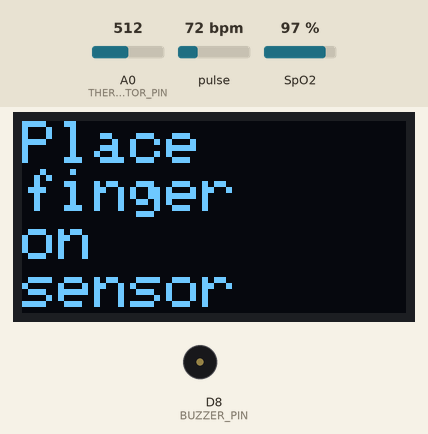
A sketch run on a simulated ESP8266 (NodeMCU). On the bench: 128×64 one-colour display, buzzer (waves = sounding, pin HIGH). The test bench sets the inputs (shaded band); at power-on: pulse 72 bpm, A0 (THERMISTOR_PIN) = 512, SpO2 97 %. WiFi joins after 1.5 s; servers stay silent unless stated; uploads are accepted with an empty reply; what the sketch prints to the serial monitor is not drawn.

Above: at 4.7 s.
4.8 s: pulse set to 42 bpm
At 8.1 s:
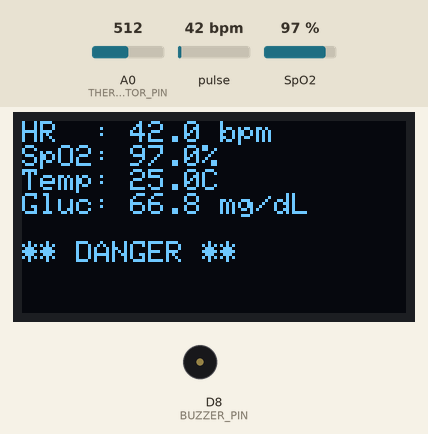
11.4 s: A0 (THERMISTOR_PIN) set to 716
At 14.0 s:
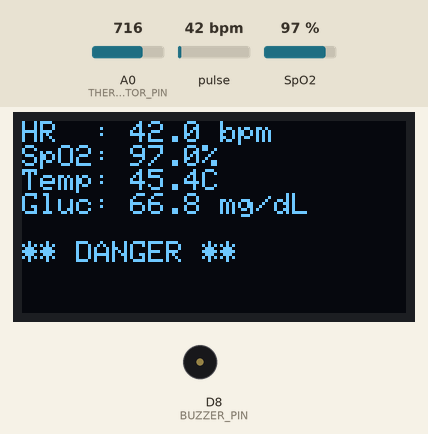
18.0 s: SpO2 set to 80 %
At 20.9 s:
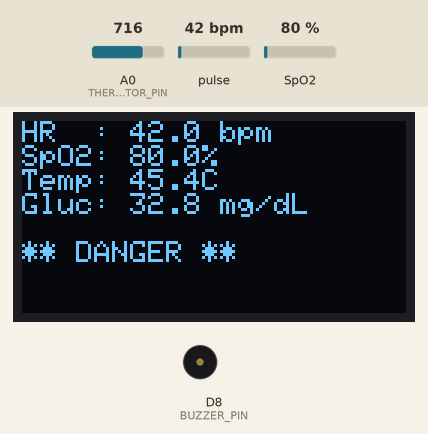
24.5 s: A0 (THERMISTOR_PIN) set to 900
At 26.9 s:
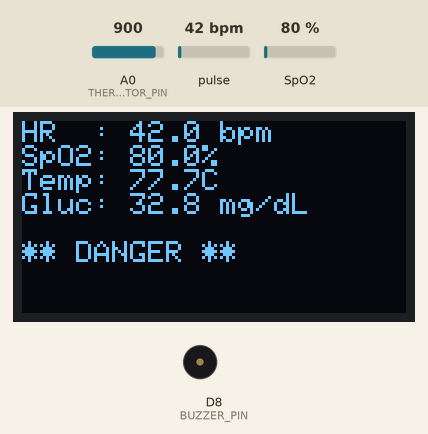
31.2 s: pulse set to 70 bpm
At 33.7 s:
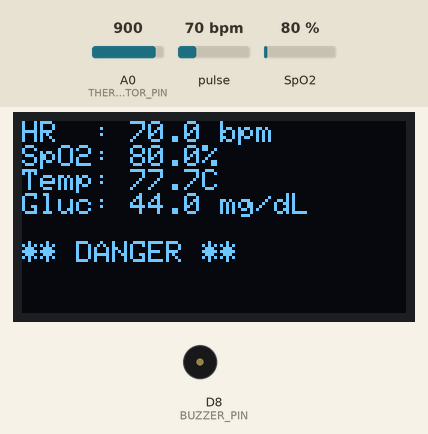
37.6 s: A0 (THERMISTOR_PIN) set to 1023
At 40.9 s:
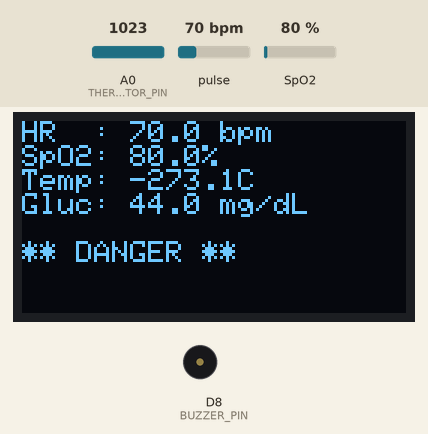
Timing chart, 0 to 44.4 s (numbered marks = the images above; inputs shaded):
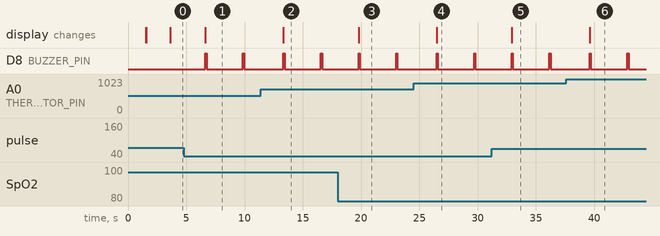

Measured:
- after the input at 4.8 s, the display: changes after 1.8 s (image 1)
- after the input at 11.4 s, the display: changes after 1.9 s (image 2)
- after the input at 18.0 s, the display: changes after 1.8 s (image 3)
- after the input at 24.5 s, the display: changes after 2.0 s (image 4)
- after the input at 31.2 s, the display: changes after 1.7 s (image 5)
- after the input at 37.6 s, the display: changes after 2.0 s (image 6)
- by itself, D8 (BUZZER_PIN): alternates HIGH for 0.10 s and LOW for 3.1 s

The sketch:

smartMedicalWatch.ino
```cpp
#include <Wire.h>
#include "MAX30100_PulseOximeter.h"
#include <math.h>
#include <Adafruit_GFX.h>
#include <Adafruit_SSD1306.h>
#include <ESP8266WiFi.h>
#include <ESP8266HTTPClient.h>
#include <ArduinoJson.h>

// Display configuration
#define SCREEN_WIDTH 128
#define SCREEN_HEIGHT 64
#define OLED_RESET -1
Adafruit_SSD1306 display(SCREEN_WIDTH, SCREEN_HEIGHT, &Wire, OLED_RESET);

// Pin definitions
#define THERMISTOR_PIN A0
#define BUZZER_PIN D8

// Network configuration
const char* ssid = "WE718E5F";
const char* password = "aa029b61";
const char* serverUrl = "http://192.168.1.3:5000/api/patients/1";

// Create WiFiClient object
WiFiClient wifiClient;

// Timing constants
#define REPORTING_PERIOD_MS 3000
#define SERVER_UPDATE_PERIOD_MS 10000

// Health thresholds (as defined in server.py)
const float TEMP_MIN = 36.5;
const float TEMP_MAX = 37.5;
const float SPO2_MIN = 95.0;
const float HR_MIN = 60.0;
const float HR_MAX = 100.0;
const float GLUCOSE_MIN = 70.0;
const float GLUCOSE_MAX = 140.0;

// Global variables
PulseOximeter pox;
uint32_t tsLastReport = 0;
uint32_t tsLastServerUpdate = 0;
bool isDangerState = false;
float lastValidHeartRate = 0;
float lastValidSpO2 = 0;
float lastValidTemp = 0;
float lastValidGlucose = 0;

void setup() {
  Serial.begin(9600);  // Updated to faster baud rate
  pinMode(BUZZER_PIN, OUTPUT);

  // Initialize WiFi
  WiFi.mode(WIFI_STA);  // Added explicit WiFi mode
  WiFi.begin(ssid, password);

  Serial.print("Connecting to WiFi");
  while (WiFi.status() != WL_CONNECTED) {
    delay(500);
    Serial.print(".");
  }
  Serial.println("\nWiFi connected");
  Serial.printf("IP address: %s\n", WiFi.localIP().toString().c_str());

  // Initialize OLED display
  if (!display.begin(SSD1306_SWITCHCAPVCC, 0x3C)) {
    Serial.println(F("SSD1306 allocation failed"));
    for (;;);
  }
  display.clearDisplay();
  display.setTextSize(1);
  display.setTextColor(SSD1306_WHITE);
  display.display();

  // Initialize MAX30100
  if (!pox.begin()) {
    Serial.println("Failed to initialize pulse oximeter");
    while (1);
  }
  pox.setIRLedCurrent(MAX30100_LED_CURR_33_8MA);

  // Show initial message
  display.clearDisplay();
  display.setTextSize(1);
  display.setCursor(0, 0);
  display.println("Smart Medical Watch");
  display.println("Initialized!");
  display.display();
  delay(2000);
}

float calculateTemperature() {
  int rawValue = analogRead(THERMISTOR_PIN);
  float resistance = 10000.0 * (1023.0 / rawValue - 1.0);
  float steinhart = log(resistance / 10000.0) / 3950.0 + 1.0 / 298.15;
  return 1.0 / steinhart - 273.15;
}

float predictGlucose(float heartRate, float spO2) {
  if (heartRate > 0 && spO2 > 0) {
    return 70.0 + (heartRate - 60) * 0.4 + (spO2 - 95) * 2;
  }
  return 0;
}

bool checkDangerCondition(float heartRate, float spO2, float temperature, float glucose) {
  if (heartRate == 0 || spO2 == 0 || temperature == 0 || glucose == 0) {
    return false;  // Invalid readings, don't trigger danger
  }

  return (heartRate < HR_MIN || heartRate > HR_MAX ||
          spO2 < SPO2_MIN ||
          temperature < TEMP_MIN || temperature > TEMP_MAX ||
          glucose < GLUCOSE_MIN || glucose > GLUCOSE_MAX);
}

void updateServer(float heartRate, float spO2, float temperature, float glucose) {
  if (WiFi.status() != WL_CONNECTED) {
    Serial.println("WiFi not connected");
    return;
  }

  HTTPClient http;
  // Use the new begin method with WiFiClient
  http.begin(wifiClient, serverUrl);
  http.addHeader("Content-Type", "application/json");

  // Use ArduinoJson v6 syntax
  StaticJsonDocument<300> doc;

  doc["heart_rate"] = heartRate;
  doc["spo2"] = spO2;
  doc["temperature"] = temperature;
  doc["glucose_level"] = glucose;
  doc["medical_schedule"] = 1;
  doc["patient_order"] = 1;

  JsonArray medicals = doc.createNestedArray("medicals");
  for(int i = 0; i < 5; i++) {
    medicals.add(0);
  }

  String jsonString;
  serializeJson(doc, jsonString);

  int httpResponseCode = http.POST(jsonString);

  if (httpResponseCode > 0) {
    String response = http.getString();
    Serial.printf("Server updated successfully, code: %d\n", httpResponseCode);
  } else {
    Serial.printf("Error updating server: %d\n", httpResponseCode);
  }

  http.end();
}

void manageBuzzer(bool isDanger) {
  if (isDanger) {
    digitalWrite(BUZZER_PIN, HIGH);
    delay(100);
    digitalWrite(BUZZER_PIN, LOW);
    delay(100);
  } else {
    digitalWrite(BUZZER_PIN, LOW);
  }
}

void updateDisplay(float heartRate, float spO2, float temperature, float glucose, bool isDanger) {
  display.clearDisplay();
  display.setTextSize(1);
  display.setCursor(0, 0);

  if (heartRate > 0 && spO2 > 0) {

    display.printf("HR  : %.1f bpm\n", heartRate);
    display.printf("SpO2: %.1f%%\n", spO2);
    display.printf("Temp: %.1fC\n", temperature);
    display.printf("Gluc: %.1f mg/dL\n", glucose);

    if (isDanger) {
      display.setTextSize(1);
      display.println("\n** DANGER **");
    } else {
      display.println("\nStatus: Normal");
    }
  } else {
    display.setTextSize(2);
    display.println("Place");
    display.println("finger");
    display.println("on");
    display.println("sensor");
  }

  display.display();
}

void loop() {
  pox.update();

  if (millis() - tsLastReport > REPORTING_PERIOD_MS) {
    float heartRate = pox.getHeartRate();
    float spO2 = pox.getSpO2();
    float temperature = calculateTemperature();

    // Validate and store readings
    if (heartRate > 0 && heartRate < 200 && spO2 >0 && spO2 < 110) {
      lastValidHeartRate = heartRate;
      lastValidSpO2 = spO2;
      lastValidTemp = temperature;
      lastValidGlucose = predictGlucose(heartRate, spO2);

      // Check danger condition
      bool isDanger = checkDangerCondition(lastValidHeartRate, lastValidSpO2,
                                         lastValidTemp, lastValidGlucose);

      // Update display
      updateDisplay(lastValidHeartRate, lastValidSpO2, lastValidTemp,
                   lastValidGlucose, isDanger);

      // Manage buzzer
      manageBuzzer(isDanger);

      // Update server periodically
      if (millis() - tsLastServerUpdate > SERVER_UPDATE_PERIOD_MS) {
        updateServer(lastValidHeartRate, lastValidSpO2, lastValidTemp,
                    lastValidGlucose);
        tsLastServerUpdate = millis();
      }

      // Debug output
      Serial.printf("HR: %.1f, SpO2: %.1f, Temp: %.1f, Glucose: %.1f\n",
                   lastValidHeartRate, lastValidSpO2, lastValidTemp, lastValidGlucose);
    } else {
      updateDisplay(0, 0, 0, 0, false);  // Show "Place finger" message
    }
      Serial.println(pox.getHeartRate());
Serial.println(pox.getSpO2());

    tsLastReport = millis();
  }

}
```
